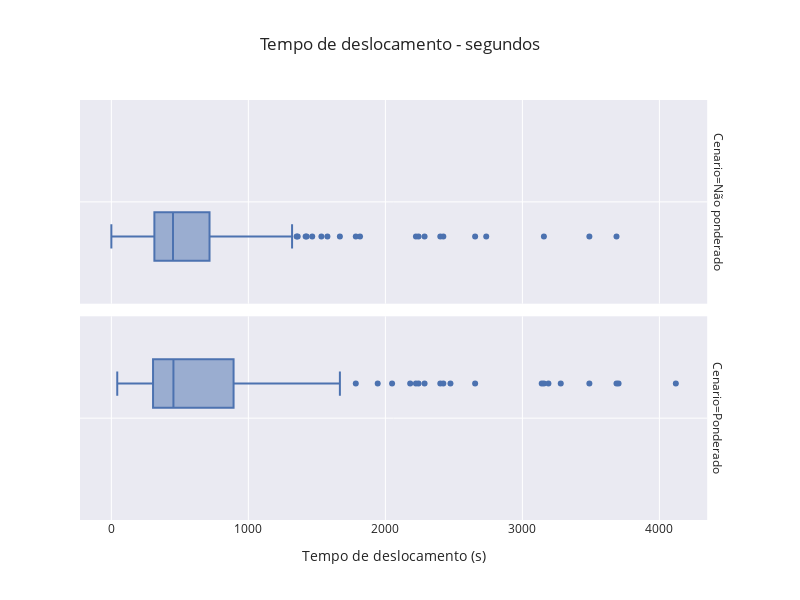

Notebook code for this chart:
### Code cell
fig = px.box(
    res_pmedian.get_times().melt(var_name='Cenario'),
    x='value',
    facet_row='Cenario',
    title='Tempo de deslocamento - segundos',
    labels={'value':'Tempo de deslocamento (s)'},
    height=600,
    width=800,
)
fig.show()

# Alterar os nomes dos subgráficos
# fig.for_each_annotation(lambda name: name.update(text=name.text.replace("variable=", "")))
fig.write_image("boxplot.svg")

### Figure 1 — Plotly figure (JSON) as saved in the notebook; plotly's stock layout.template omitted (floating-point values rounded to 4 significant figures; data arrays with more than 128 entries replaced by an {"elided": "..."} marker saying what was removed)
{"data": [{"alignmentgroup": "True", "hovertemplate": "Cenario=Não ponderado<br>Tempo de deslocamento (s)=%{x}<extra></extra>", "legendgroup": "", "marker": {"color": "rgb(76,114,176)"}, "name": "", "notched": false, "offsetgroup": "", "orientation": "h", "showlegend": false, "type": "box", "x": {"elided": "165 int values"}, "x0": " ", "xaxis": "x2", "y0": " ", "yaxis": "y2"}, {"alignmentgroup": "True", "hovertemplate": "Cenario=Ponderado<br>Tempo de deslocamento (s)=%{x}<extra></extra>", "legendgroup": "", "marker": {"color": "rgb(76,114,176)"}, "name": "", "notched": false, "offsetgroup": "", "orientation": "h", "showlegend": false, "type": "box", "x": {"elided": "165 int values"}, "x0": " ", "xaxis": "x", "y0": " ", "yaxis": "y"}], "layout": {"annotations": [{"font": {}, "showarrow": false, "text": "Cenario=Ponderado", "textangle": 90, "x": 0.98, "xanchor": "left", "xref": "paper", "y": 0.2425, "yanchor": "middle", "yref": "paper"}, {"font": {}, "showarrow": false, "text": "Cenario=Não ponderado", "textangle": 90, "x": 0.98, "xanchor": "left", "xref": "paper", "y": 0.7575, "yanchor": "middle", "yref": "paper"}], "boxmode": "group", "height": 600, "legend": {"tracegroupgap": 0}, "title": {"text": "Tempo de deslocamento - segundos"}, "width": 800, "xaxis": {"anchor": "y", "domain": [0, 0.98], "title": {"text": "Tempo de deslocamento (s)"}}, "xaxis2": {"anchor": "y2", "domain": [0, 0.98], "matches": "x", "showticklabels": false}, "yaxis": {"anchor": "x", "domain": [0, 0.485]}, "yaxis2": {"anchor": "x2", "domain": [0.515, 1], "matches": "y"}}}
